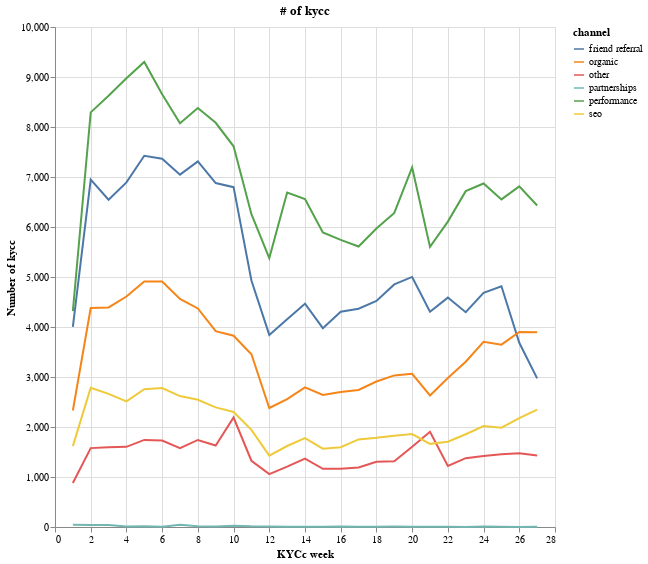

The cell this chart's notebook holds for it:
### Code cell
df = pd.read_csv("low_promo_code.csv")

# total signups daily.
df["kyc_first_completed"] = pd.to_datetime(df["kyc_first_completed"])
df = df.loc[df["kyc_first_completed"] < pd.to_datetime("2020-07-05"), :]
df["kyc_first_completed"] = pd.to_datetime(df["kyc_first_completed"]).dt.week

# marketing channel
df["channel"] = "other"
df.loc[
    df["last_click_source"].isin(
        [
            "organic_social",
            "other",
            "lost_souls",
            "crm",
            "internal",
            "direct",
            "app_store",
            "brand_influencer",
        ]
    )
    == True,
    "channel",
] = "organic"

df.loc[df["last_click_source"].isin(["organic_search"]) == True, "channel"] = "seo"
df.loc[
    df["last_click_source"].isin(
        [
            "paid_search",
            "paid_search_non_brand",
            "paid_search_brand",
            "paid_search_unknown",
            "paid_social",
            "affiliate",
            "display_ads",
        ]
    )
    == True,
    "channel",
] = "performance"

df.loc[
    df["last_click_source"].isin(["partnership", "ambassador"]) == True, "channel"
] = "partnerships"
df.loc[
    df["last_click_source"].isin(["email_friend_referral", "friend_referral"]) == True,
    "channel",
] = "friend referral"

df = df.loc[df["kyc_first_completed"].isna() == False, :]

df = (
    df.groupby(["kyc_first_completed", "channel"])["user_id"]
    .agg("nunique")
    .reset_index()
)

df["kyc_first_completed"] = df["kyc_first_completed"].astype(str)

alt.Chart(df).mark_line().encode(
    x=alt.X("kyc_first_completed:Q", axis=alt.Axis(title="KYCc week")),
    y=alt.Y("user_id:Q", axis=alt.Axis(title="Number of kycc")),
    color="channel:N",
).properties(width=500, height=500, title="# of kycc")

### Figure 1 — Vega-Lite specification as saved in the notebook (floating-point values rounded to 4 significant figures; data arrays with more than 128 entries replaced by an {"elided": "..."} marker saying what was removed)
{"config": {"view": {"continuousWidth": 400, "continuousHeight": 300}}, "data": {"name": "data-73a249b267c4e451e22d081cf73b2410"}, "mark": "line", "encoding": {"color": {"type": "nominal", "field": "channel"}, "x": {"type": "quantitative", "axis": {"title": "KYCc week"}, "field": "kyc_first_completed"}, "y": {"type": "quantitative", "axis": {"title": "Number of kycc"}, "field": "user_id"}}, "height": 500, "title": "# of kycc", "width": 500, "$schema": "https://vega.github.io/schema/vega-lite/v4.0.2.json", "datasets": {"data-73a249b267c4e451e22d081cf73b2410": {"elided": "162 records"}}}
